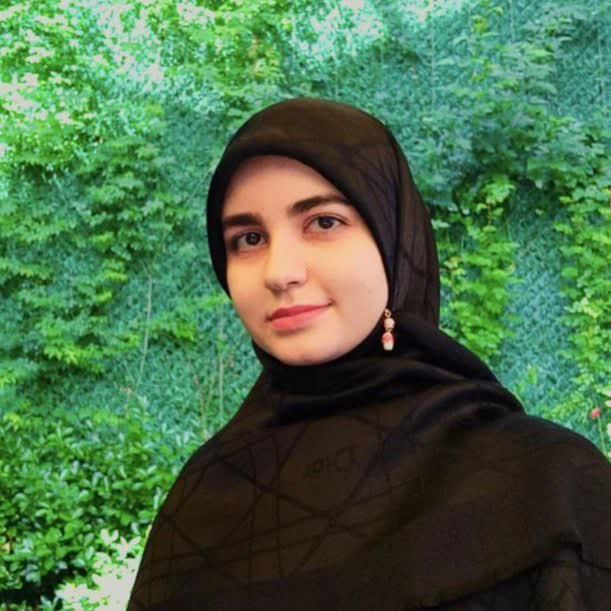
#> input picture images/H-Mehr.jpg, 611 x 611 px, found by its file name; its folder holds 2 pictures in this run
$ jupyter execute --allow-errors image_clustering.ipynb   (shell and % lines are left out)
#> lines starting #> are read from the running program, lines starting #| are printed output that depends on the picture; long printed decimals are rounded
%%HTML
<script src="require.js"></script>

## Clustering images

**Mahmood Amintoosi, Fall 2025**

Computer Science Dept, Ferdowsi University of Mashhad

[cell 1]
# Auto-setup when running on Google Colab
import os
if 'google.colab' in str(get_ipython()) and not os.path.exists('/content/mfds'):
    !git clone https://github.com/fum-cs/mfds.git
    %cd mfds/notebooks

<div dir="rtl">
•  ابتدا، تمام تصاویر jpg را از یک پوشه مشخص خوانده و به آرایه های NumPy تبدیل میکند.

•  سپس، میانگین شدت رنگ پیکسلهای هر تصویر را به دست میآورد و یک بردار سه بعدی از آنها میسازد.

•  سپس، از الگوریتم k-means از کتابخانه scikit-learn برای خوشه بندی بردارهای میانگین استفاده میکند. شما میتوانید تعداد خوشه ها را به دلخواه خود تنظیم کنید.

•  در نهایت، تصاویر هر خوشه را با استفاده از کتابخانه matplotlib نمایش میدهد.
</div>

[cell 2]
# وارد کردن کتابخانه های مورد نیاز
import os
import numpy as np
from PIL import Image
from sklearn.cluster import KMeans
import matplotlib.pyplot as plt
from skimage.color import rgb2hsv
from skimage.color import rgb2lab
from skimage import transform, io

# تعریف پوشه ای که تصاویر jpg در آن قرار دارند
folder = "images"

# خواندن تصاویر و تبدیل آنها به آرایه های NumPy
images = []
for filename in os.listdir(folder):
    # if filename.endswith(".jpg"):
        img = Image.open(os.path.join(folder, filename))
#> img is the input picture: PIL image 611x611 RGB; mean R, G, B 73, 108.2, 72.8
        img = np.array(img)
        images.append(img)

[cell 3]
img.shape
#> Out = (620, 620, 3)

[cell 4]
# تعداد تصاویر
n = len(images)
#> n = 2

plt.figure(figsize=(5, 3))
# حلقه برای نمایش تصاویر
#> (the rest of this cell did not finish here and is left out)

[cell 5]
# محاسبه میانگین شدت رنگ پیکسلهای هر تصویر
means = []
for img in images:
    # img = rgb2hsv(img)
    # img = rgb2lab(img)
    mean = np.mean(img, axis=(0, 1)) # میانگین بر اساس محورهای ارتفاع و عرض
    means.append(mean)
#> this loop made 2 passes
#> mean on passes 1 to 2: [73.03, 108.2, 72.76], [141.4, 136.1, 109.7]
#> after the loop, means = [[73.03, 108.2, 72.76], [141.4, 136.1, 109.7]]

# تبدیل لیست میانگینها به آرایه NumPy
X = np.array(means)
#> X = [[73.03, 108.2, 72.76], [141.4, 136.1, 109.7]]
print(X.shape)
#| (2, 3)
# خوشهبندی بردارهای میانگین با الگوریتم k-means
k = 3
kmeans = KMeans(n_clusters=k, random_state=42)
#> (the rest of this cell did not finish here and is left out)

خوشه‌بندی تصاویر در فضای با ابعاد بالا

[cell 6]
mean.shape
#> Out = (3,)

[cell 7]
print(img.shape)
#| (620, 620, 3)
resized_image = transform.resize(img, (100, 100))
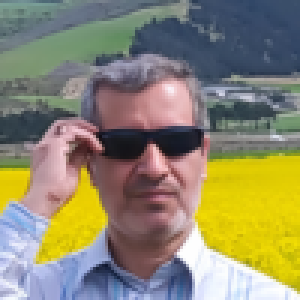
#> resized_image: shape (100, 100, 3) float64 (shown 3 times larger); mean R, G, B 0.554, 0.534, 0.43
print(resized_image.shape)
#| (100, 100, 3)
flatted_image = resized_image.reshape(100*100,3)
print(flatted_image.shape)
#| (10000, 3)
print(resized_image[0,0,:])
#| [0.4051 0.5025  0.5137]
print(flatted_image[0])
#| [0.4051 0.5025  0.5137]

flatted_image = resized_image.reshape(100*100*3)
print(flatted_image.shape)
#| (30000,)
print(resized_image[0,0,:])
#| [0.4051 0.5025  0.5137]
print(flatted_image[:3])
#| [0.4051 0.5025  0.5137]

[cell 8]
# تغییر اندازه تصویر به 100 در 100 پیکسل
flatted_images = []
for img in images:
    img = rgb2hsv(img)
    # img = rgb2lab(img)
    resized_image = transform.resize(img, (100, 100))
    flatted_images.append(resized_image.reshape(100*100*3))
#> this loop made 2 passes
#> after the loop, flatted_images = 2 items

X = np.array(flatted_images)
print(X.shape)
#| (2, 30000)
# خوشه بندی بردارهای میانگین با الگوریتم k-means
k = 3
kmeans = KMeans(n_clusters=k, random_state=42)
#> (the rest of this cell did not finish here and is left out)
